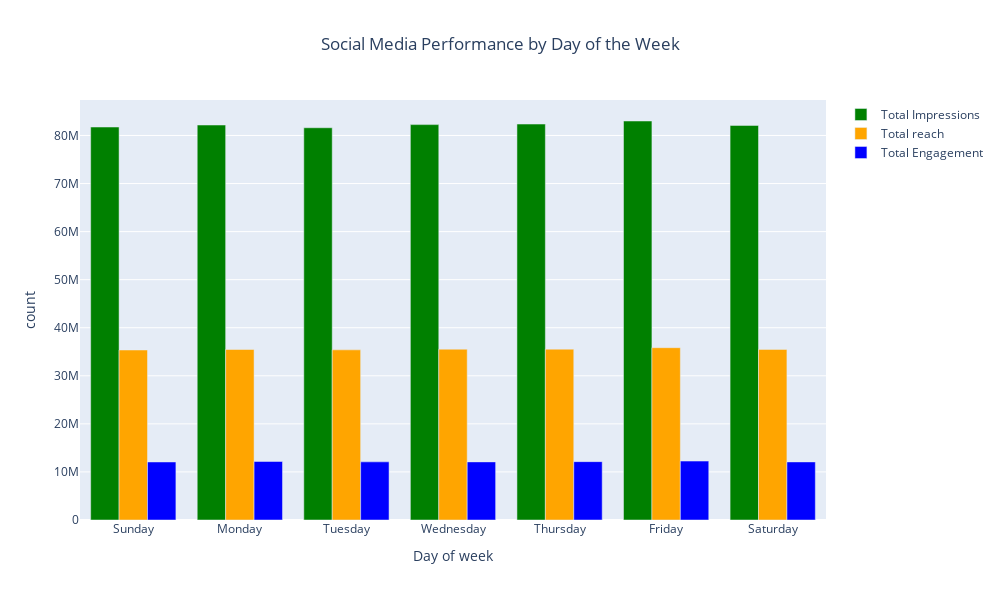

The code cell stored with this chart in its notebook:
### Code cell
query = """
            SELECT "day_of_week", 
            SUM("Impressions") as "Total Impressions",
            SUM("Reach") as "Total reach",
            SUM("Likes" + "Comments" + "Shares") as "Total Engagement"
        FROM social
        GROUP BY "day_of_week"
        ORDER BY 
            CASE "day_of_week"
                WHEN 'Sunday' THEN 1
                WHEN 'Monday' THEN 2
                WHEN 'Tuesday' THEN 3
                WHEN 'Wednesday' THEN 4
                WHEN 'Thursday' THEN 5
                WHEN 'Friday' THEN 6
                WHEN 'Saturday' THEN 7
            END;
                    """

df = pd.read_sql_query(query, engine)

fig = go.Figure()
fig.update_layout(width=1000, height=600)
fig.add_trace(go.Bar
              (x=df['day_of_week'], 
               y=df['Total Impressions'] , 
               name='Total Impressions' , 
               marker_color= 'green'
              ))

fig.add_trace(go.Bar
              (x=df['day_of_week'], 
               y=df['Total reach'] , 
               name='Total reach' , 
               marker_color= 'orange'))

fig.add_trace(go.Bar
              (x=df['day_of_week'], 
               y=df['Total Engagement'] , 
               name='Total Engagement' , 
               marker_color= 'blue'))

fig.update_layout(
    title='Social Media Performance by Day of the Week' ,
    barmode='group',
    xaxis_title='Day of week',
    yaxis_title='count',
    title_x = 0.5 ,
    hoverlabel=dict(bgcolor="black", font=dict(color="white"))
)

fig.show()

### Figure 1 — Plotly figure (JSON) as saved in the notebook; plotly's stock layout.template omitted (floating-point values rounded to 4 significant figures)
{"data": [{"marker": {"color": "green"}, "name": "Total Impressions", "type": "bar", "x": ["Sunday", "Monday", "Tuesday", "Wednesday", "Thursday", "Friday", "Saturday"], "y": [81757570, 82172587, 81605751, 82256504, 82373569, 83010139, 82091143]}, {"marker": {"color": "orange"}, "name": "Total reach", "type": "bar", "x": ["Sunday", "Monday", "Tuesday", "Wednesday", "Thursday", "Friday", "Saturday"], "y": [35364943, 35469632, 35396183, 35536236, 35543381, 35847435, 35489831]}, {"marker": {"color": "blue"}, "name": "Total Engagement", "type": "bar", "x": ["Sunday", "Monday", "Tuesday", "Wednesday", "Thursday", "Friday", "Saturday"], "y": [12073265, 12175928, 12098222, 12088713, 12143791, 12255125, 12086351]}], "layout": {"barmode": "group", "height": 600, "hoverlabel": {"bgcolor": "black", "font": {"color": "white"}}, "title": {"text": "Social Media Performance by Day of the Week", "x": 0.5}, "width": 1000, "xaxis": {"autorange": true, "range": [-0.5, 6.5], "title": {"text": "Day of week"}, "type": "category"}, "yaxis": {"autorange": true, "range": [0, 87380000.0], "title": {"text": "count"}, "type": "linear"}}}
